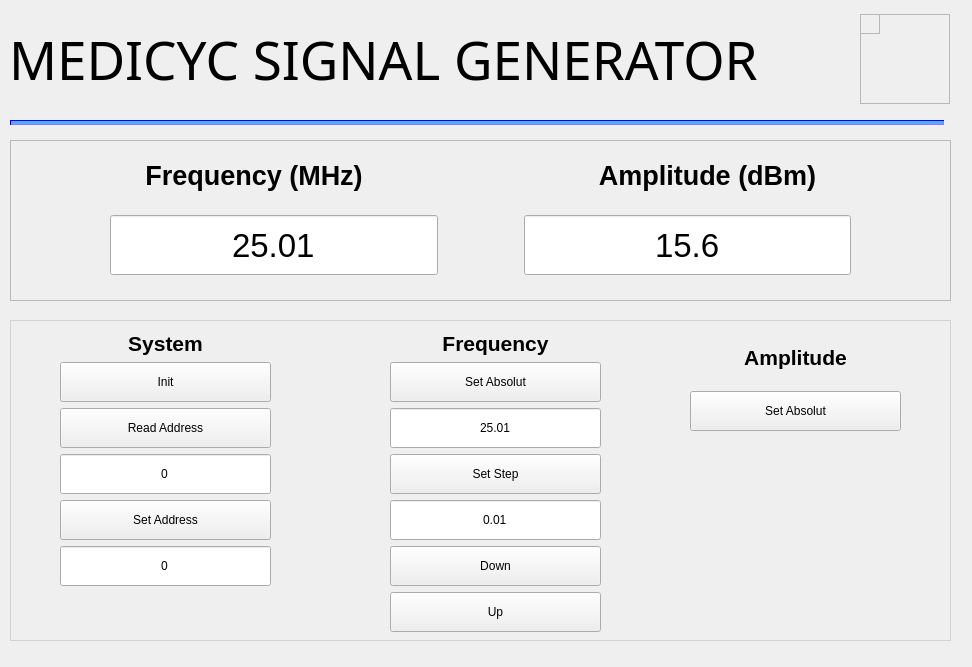
<?xml version="1.0" encoding="UTF-8"?>
<ui version="4.0">
 <class>SignalGeneratorGui</class>
 <widget class="QWidget" name="SignalGeneratorGui">
  <property name="geometry">
   <rect>
    <x>0</x>
    <y>0</y>
    <width>972</width>
    <height>667</height>
   </rect>
  </property>
  <property name="sizePolicy">
   <sizepolicy hsizetype="Maximum" vsizetype="Maximum">
    <horstretch>0</horstretch>
    <verstretch>0</verstretch>
   </sizepolicy>
  </property>
  <property name="maximumSize">
   <size>
    <width>2030</width>
    <height>810</height>
   </size>
  </property>
  <property name="windowTitle">
   <string>Form</string>
  </property>
  <property name="styleSheet">
   <string notr="true"/>
  </property>
  <widget class="Line" name="line">
   <property name="geometry">
    <rect>
     <x>10</x>
     <y>120</y>
     <width>934</width>
     <height>5</height>
    </rect>
   </property>
   <property name="styleSheet">
    <string notr="true">#line {
border: 0.5px solid blue;
background: rgb(85, 170, 255);
        border-style: inset;
}</string>
   </property>
   <property name="orientation">
    <enum>Qt::Horizontal</enum>
   </property>
  </widget>
  <widget class="QFrame" name="frame">
   <property name="geometry">
    <rect>
     <x>10</x>
     <y>320</y>
     <width>941</width>
     <height>321</height>
    </rect>
   </property>
   <property name="styleSheet">
    <string notr="true">#frame {
border: 0.5px solid lightgrey;
}
</string>
   </property>
   <property name="frameShape">
    <enum>QFrame::StyledPanel</enum>
   </property>
   <property name="frameShadow">
    <enum>QFrame::Raised</enum>
   </property>
   <widget class="QWidget" name="verticalLayoutWidget_3">
    <property name="geometry">
     <rect>
      <x>50</x>
      <y>10</y>
      <width>211</width>
      <height>256</height>
     </rect>
    </property>
    <layout class="QVBoxLayout" name="verticalLayout_3">
     <item>
      <widget class="QLabel" name="label_4">
       <property name="font">
        <font>
         <pointsize>16</pointsize>
         <bold>true</bold>
        </font>
       </property>
       <property name="text">
        <string>System</string>
       </property>
       <property name="alignment">
        <set>Qt::AlignCenter</set>
       </property>
      </widget>
     </item>
     <item>
      <widget class="QPushButton" name="pushButton_init">
       <property name="minimumSize">
        <size>
         <width>0</width>
         <height>40</height>
        </size>
       </property>
       <property name="text">
        <string>Init</string>
       </property>
      </widget>
     </item>
     <item>
      <widget class="QPushButton" name="pushButton_read_address">
       <property name="minimumSize">
        <size>
         <width>0</width>
         <height>40</height>
        </size>
       </property>
       <property name="text">
        <string>Read Address</string>
       </property>
      </widget>
     </item>
     <item>
      <widget class="QLineEdit" name="lineEdit_read_address">
       <property name="minimumSize">
        <size>
         <width>0</width>
         <height>40</height>
        </size>
       </property>
       <property name="text">
        <string>0</string>
       </property>
       <property name="alignment">
        <set>Qt::AlignCenter</set>
       </property>
      </widget>
     </item>
     <item>
      <widget class="QPushButton" name="pushButton_set_address">
       <property name="minimumSize">
        <size>
         <width>0</width>
         <height>40</height>
        </size>
       </property>
       <property name="text">
        <string>Set Address</string>
       </property>
      </widget>
     </item>
     <item>
      <widget class="QLineEdit" name="lineEdit_set_address">
       <property name="minimumSize">
        <size>
         <width>0</width>
         <height>40</height>
        </size>
       </property>
       <property name="text">
        <string>0</string>
       </property>
       <property name="alignment">
        <set>Qt::AlignCenter</set>
       </property>
      </widget>
     </item>
    </layout>
   </widget>
   <widget class="QWidget" name="verticalLayoutWidget">
    <property name="geometry">
     <rect>
      <x>380</x>
      <y>10</y>
      <width>211</width>
      <height>302</height>
     </rect>
    </property>
    <layout class="QVBoxLayout" name="verticalLayout">
     <item>
      <widget class="QLabel" name="label_2">
       <property name="font">
        <font>
         <pointsize>16</pointsize>
         <bold>true</bold>
        </font>
       </property>
       <property name="text">
        <string>Frequency</string>
       </property>
       <property name="alignment">
        <set>Qt::AlignCenter</set>
       </property>
      </widget>
     </item>
     <item>
      <widget class="QPushButton" name="pushButton_frequency_setabsolut">
       <property name="minimumSize">
        <size>
         <width>0</width>
         <height>40</height>
        </size>
       </property>
       <property name="text">
        <string>Set Absolut</string>
       </property>
      </widget>
     </item>
     <item>
      <widget class="QLineEdit" name="lineEdit_frequency_absolute">
       <property name="minimumSize">
        <size>
         <width>0</width>
         <height>40</height>
        </size>
       </property>
       <property name="text">
        <string>25.01</string>
       </property>
       <property name="alignment">
        <set>Qt::AlignCenter</set>
       </property>
      </widget>
     </item>
     <item>
      <widget class="QPushButton" name="pushButton_frequency_setstep">
       <property name="minimumSize">
        <size>
         <width>0</width>
         <height>40</height>
        </size>
       </property>
       <property name="text">
        <string>Set Step</string>
       </property>
      </widget>
     </item>
     <item>
      <widget class="QLineEdit" name="lineEdit_frequency_step">
       <property name="minimumSize">
        <size>
         <width>0</width>
         <height>40</height>
        </size>
       </property>
       <property name="text">
        <string>0.01</string>
       </property>
       <property name="alignment">
        <set>Qt::AlignCenter</set>
       </property>
      </widget>
     </item>
     <item>
      <widget class="QPushButton" name="pushButton_frequency_down">
       <property name="minimumSize">
        <size>
         <width>0</width>
         <height>40</height>
        </size>
       </property>
       <property name="text">
        <string>Down</string>
       </property>
      </widget>
     </item>
     <item>
      <widget class="QPushButton" name="pushButton_frequency_up">
       <property name="minimumSize">
        <size>
         <width>0</width>
         <height>40</height>
        </size>
       </property>
       <property name="text">
        <string>Up</string>
       </property>
      </widget>
     </item>
    </layout>
   </widget>
   <widget class="QWidget" name="verticalLayoutWidget_2">
    <property name="geometry">
     <rect>
      <x>680</x>
      <y>10</y>
      <width>211</width>
      <height>101</height>
     </rect>
    </property>
    <layout class="QVBoxLayout" name="verticalLayout_2">
     <item>
      <widget class="QLabel" name="label_3">
       <property name="font">
        <font>
         <pointsize>16</pointsize>
         <bold>true</bold>
        </font>
       </property>
       <property name="text">
        <string>Amplitude</string>
       </property>
       <property name="alignment">
        <set>Qt::AlignCenter</set>
       </property>
      </widget>
     </item>
     <item>
      <widget class="QPushButton" name="pushButton_amplitude_setabsolut">
       <property name="minimumSize">
        <size>
         <width>0</width>
         <height>40</height>
        </size>
       </property>
       <property name="text">
        <string>Set Absolut</string>
       </property>
      </widget>
     </item>
    </layout>
   </widget>
  </widget>
  <widget class="QFrame" name="frame_2">
   <property name="geometry">
    <rect>
     <x>10</x>
     <y>140</y>
     <width>941</width>
     <height>161</height>
    </rect>
   </property>
   <property name="frameShape">
    <enum>QFrame::StyledPanel</enum>
   </property>
   <property name="frameShadow">
    <enum>QFrame::Raised</enum>
   </property>
   <widget class="QWidget" name="horizontalLayoutWidget_2">
    <property name="geometry">
     <rect>
      <x>20</x>
      <y>60</y>
      <width>901</width>
      <height>91</height>
     </rect>
    </property>
    <layout class="QHBoxLayout" name="horizontalLayout_2">
     <item>
      <spacer name="horizontalSpacer_4">
       <property name="orientation">
        <enum>Qt::Horizontal</enum>
       </property>
       <property name="sizeType">
        <enum>QSizePolicy::Fixed</enum>
       </property>
       <property name="sizeHint" stdset="0">
        <size>
         <width>80</width>
         <height>20</height>
        </size>
       </property>
      </spacer>
     </item>
     <item>
      <widget class="QLineEdit" name="lineEdit_frequency">
       <property name="minimumSize">
        <size>
         <width>0</width>
         <height>60</height>
        </size>
       </property>
       <property name="font">
        <font>
         <pointsize>25</pointsize>
        </font>
       </property>
       <property name="text">
        <string>25.01</string>
       </property>
       <property name="alignment">
        <set>Qt::AlignCenter</set>
       </property>
      </widget>
     </item>
     <item>
      <spacer name="horizontalSpacer_2">
       <property name="orientation">
        <enum>Qt::Horizontal</enum>
       </property>
       <property name="sizeType">
        <enum>QSizePolicy::Fixed</enum>
       </property>
       <property name="sizeHint" stdset="0">
        <size>
         <width>80</width>
         <height>20</height>
        </size>
       </property>
      </spacer>
     </item>
     <item>
      <widget class="QLineEdit" name="lineEdit_amplitude">
       <property name="minimumSize">
        <size>
         <width>0</width>
         <height>60</height>
        </size>
       </property>
       <property name="font">
        <font>
         <pointsize>25</pointsize>
        </font>
       </property>
       <property name="text">
        <string>15.6</string>
       </property>
       <property name="alignment">
        <set>Qt::AlignCenter</set>
       </property>
      </widget>
     </item>
     <item>
      <spacer name="horizontalSpacer_5">
       <property name="orientation">
        <enum>Qt::Horizontal</enum>
       </property>
       <property name="sizeType">
        <enum>QSizePolicy::Fixed</enum>
       </property>
       <property name="sizeHint" stdset="0">
        <size>
         <width>80</width>
         <height>20</height>
        </size>
       </property>
      </spacer>
     </item>
    </layout>
   </widget>
   <widget class="QWidget" name="horizontalLayoutWidget">
    <property name="geometry">
     <rect>
      <x>20</x>
      <y>10</y>
      <width>901</width>
      <height>51</height>
     </rect>
    </property>
    <layout class="QHBoxLayout" name="horizontalLayout">
     <item>
      <widget class="QLabel" name="label_frequency">
       <property name="font">
        <font>
         <pointsize>20</pointsize>
         <bold>true</bold>
        </font>
       </property>
       <property name="text">
        <string>Frequency (MHz)</string>
       </property>
       <property name="alignment">
        <set>Qt::AlignCenter</set>
       </property>
      </widget>
     </item>
     <item>
      <widget class="QLabel" name="label_frequency_2">
       <property name="font">
        <font>
         <pointsize>20</pointsize>
         <bold>true</bold>
        </font>
       </property>
       <property name="text">
        <string>Amplitude (dBm)</string>
       </property>
       <property name="alignment">
        <set>Qt::AlignCenter</set>
       </property>
      </widget>
     </item>
    </layout>
   </widget>
  </widget>
  <widget class="QWidget" name="layoutWidget">
   <property name="geometry">
    <rect>
     <x>9</x>
     <y>9</y>
     <width>941</width>
     <height>101</height>
    </rect>
   </property>
   <layout class="QHBoxLayout" name="horizontalLayout_3">
    <item>
     <widget class="QLabel" name="label">
      <property name="maximumSize">
       <size>
        <width>16777215</width>
        <height>78</height>
       </size>
      </property>
      <property name="font">
       <font>
        <family>padmaa</family>
        <pointsize>40</pointsize>
       </font>
      </property>
      <property name="styleSheet">
       <string notr="true">border: none
</string>
      </property>
      <property name="text">
       <string>MEDICYC SIGNAL GENERATOR</string>
      </property>
     </widget>
    </item>
    <item>
     <spacer name="horizontalSpacer">
      <property name="orientation">
       <enum>Qt::Horizontal</enum>
      </property>
      <property name="sizeHint" stdset="0">
       <size>
        <width>40</width>
        <height>20</height>
       </size>
      </property>
     </spacer>
    </item>
    <item>
     <spacer name="horizontalSpacer_3">
      <property name="orientation">
       <enum>Qt::Horizontal</enum>
      </property>
      <property name="sizeHint" stdset="0">
       <size>
        <width>40</width>
        <height>20</height>
       </size>
      </property>
     </spacer>
    </item>
    <item>
     <widget class="QFrame" name="frame_connection">
      <property name="sizePolicy">
       <sizepolicy hsizetype="Fixed" vsizetype="Fixed">
        <horstretch>0</horstretch>
        <verstretch>0</verstretch>
       </sizepolicy>
      </property>
      <property name="minimumSize">
       <size>
        <width>90</width>
        <height>90</height>
       </size>
      </property>
      <property name="maximumSize">
       <size>
        <width>90</width>
        <height>90</height>
       </size>
      </property>
      <property name="styleSheet">
       <string notr="true">QFrame#frame_connection {
background-image: url(:/images/disconnected_90x90.png);
background-repeat: no-repeat; 
background-position: center;
}</string>
      </property>
      <property name="frameShape">
       <enum>QFrame::StyledPanel</enum>
      </property>
      <property name="frameShadow">
       <enum>QFrame::Raised</enum>
      </property>
      <widget class="QFrame" name="frame_ping">
       <property name="geometry">
        <rect>
         <x>0</x>
         <y>0</y>
         <width>20</width>
         <height>20</height>
        </rect>
       </property>
       <property name="sizePolicy">
        <sizepolicy hsizetype="Fixed" vsizetype="Fixed">
         <horstretch>0</horstretch>
         <verstretch>0</verstretch>
        </sizepolicy>
       </property>
       <property name="styleSheet">
        <string notr="true">QFrame {
}</string>
       </property>
       <property name="frameShape">
        <enum>QFrame::StyledPanel</enum>
       </property>
       <property name="frameShadow">
        <enum>QFrame::Raised</enum>
       </property>
      </widget>
     </widget>
    </item>
   </layout>
  </widget>
  <zorder>layoutWidget</zorder>
  <zorder>frame</zorder>
  <zorder>line</zorder>
  <zorder>frame_2</zorder>
 </widget>
 <resources/>
 <connections/>
</ui>
